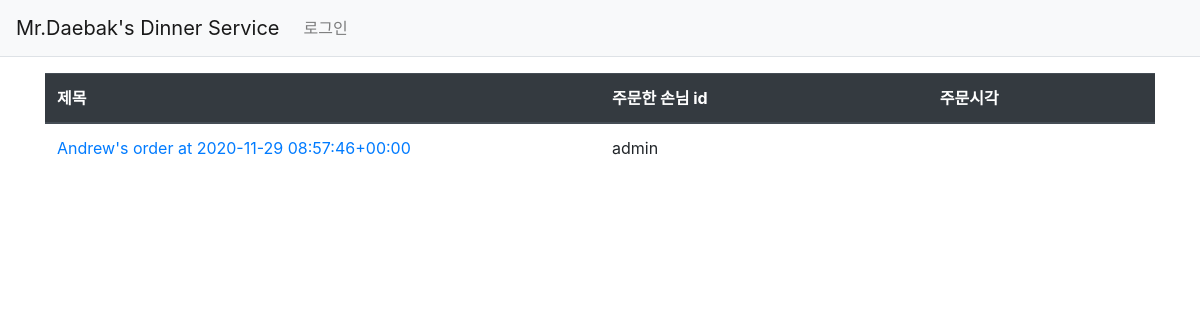
The page /myorder/order/my_order_list/ on the database as committed earlier.
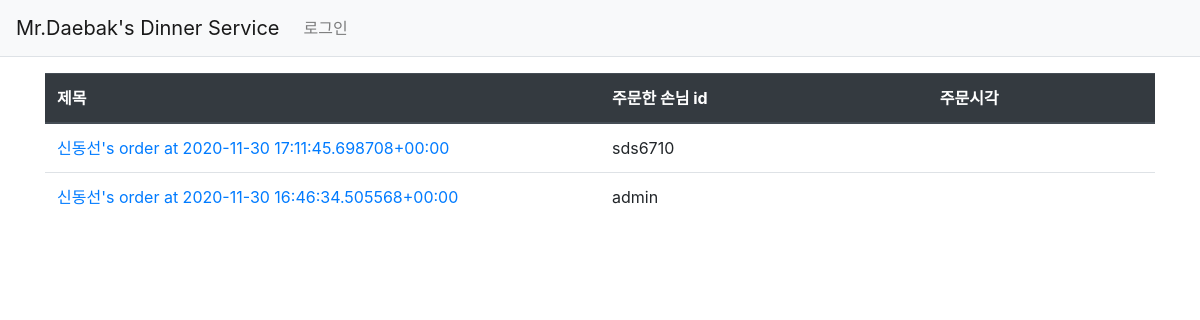
The same page on the database as committed later.
### myorder/models.py (models this page shows)
class Order(models.Model):
    username = models.TextField()
    customer = models.ForeignKey(User, on_delete=models.CASCADE, null=True)
    dinner = models.ForeignKey('Dinner', on_delete=models.CASCADE, default=None)
    style = models.ForeignKey('Style', on_delete=models.CASCADE, default=None)
    details = models.TextField()
    people = models.IntegerField(default=1)
    address = models.TextField()
    create_date = models.DateTimeField()
    def __str__(self):
        return str(self.username) + '\'s order at ' + str(self.create_date)

### myorder/views.py (the view)
# urls.py: path('order/my_order_list/', views.my_order_list, name="my_order_list"),
def my_order_list(request):
    if request.user:
        order_list = Order.objects.order_by('-create_date')
        order_list = order_list.filter(
            Q(customer__username__icontains=request.user.username)
        )
        context = {'order_list': order_list}
        return render(request, 'myorder/my_order_list.html', context)

### templates/myorder/my_order_list.html
{% extends 'base.html' %}
{% block content %}
<div class="container my-3">
    <table class="table">
        <thead>
        <tr class="thead-dark">
            <th style="width:50%">제목</th>
            <th>주문한 손님 id</th>
            <th>주문시각</th>
        </tr>
        </thead>
        <tbody>
        {% if order_list %}
        {% for order in order_list %}
        <tr>
            <td>
                <a href="{% url 'myorder:order_detail' order.id %}">{{ order }}</a>
            </td>
            <td> {{ order.customer.username }}</td>
            <td> {{ order.created_date }} </td>
        </tr>
        {% endfor %}
        {% else %}
        <tr>
            <td colspan="3">주문이 없습니다.</td>
        </tr>
        {% endif %}
        </tbody>
    </table>
</div>
{% endblock %}

Rows that differ between the two databases and show on the page:
added Order: username+create_date "신동선's order at 2020-11-30 17:11:45.698708+00:00", customer.username "sds6710"
changed Order "admin": username+create_date "Andrew's order at 2020-11-29 08:57:46+00:00" → "신동선's order at 2020-11-30 16:46:34.505568+00:00"
